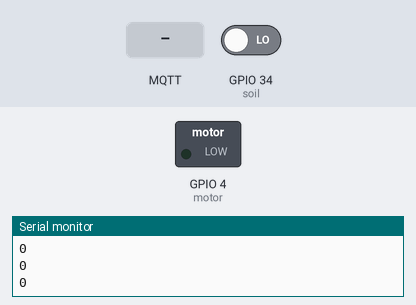
A sketch run on a simulated ESP32. On the bench: switched loads named in the sketch (green lamp = pin HIGH), the last lines printed to the serial monitor. The inputs (shaded band) are chosen by the test bench; at power-on: GPIO 34 (soil) LOW. WiFi joins after 1.5 s; servers stay silent unless stated; no MQTT or app messages arrive unless stated.

Above: at 3.2 s.
3.3 s: GPIO 34 (soil) driven HIGH
At 4.7 s:
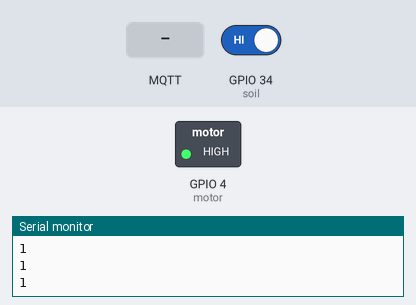
6.5 s: MQTT message "Off" arrives on the first subscribed topic
At 7.3 s:
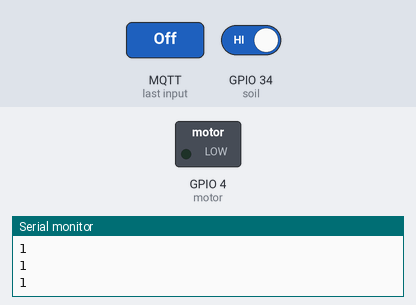
Timing chart, 0 to 9.5 s (numbered marks = the images above; inputs shaded):
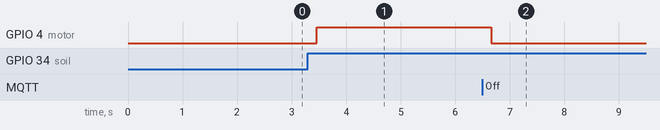

Measured:
- after the input at 3.3 s, GPIO 4 (motor): LOW → HIGH after 0.16 s
- after the input at 6.5 s, GPIO 4 (motor): HIGH → LOW after 0.16 s

The sketch:

SOIL_MOISTURE.ino
```cpp
#include <WiFi.h>
#include <PubSubClient.h>

#define soil 34
#define motor 4

const char* ssid = "iot1";
const char* password =  "iot123456";
const char* mqtt_server = "broker.emqx.io";
const int mqtt_port = 1883;

String valstring="";

bool mnl = false;
bool st = true;

WiFiClient esp1234;
PubSubClient client(esp1234);

void setup()
{
  pinMode(soil,INPUT);
  pinMode(motor,OUTPUT);
  Serial.begin(9600);
  WiFi.begin(ssid, password);
  Serial.print(WiFi.status());
  Serial.println(WiFi.SSID());

  while (WiFi.status() != WL_CONNECTED)
  {
    delay(1000);
    Serial.println("Connecting to WiFi..");
  }
  Serial.print("Connected to WiFi :");
  Serial.println(WiFi.SSID());
  client.setServer(mqtt_server, mqtt_port);
  client.setCallback(MQTTcallback);
  while (!client.connected())
  {
    Serial.println("Connecting to MQTT...");
    if (client.connect("Client24567"))
    {
      Serial.println("connected");
    }
    else
    {
      Serial.print("failed with state ");
      Serial.println(client.state());
      delay(2000);
    }
  }
  Serial.print("Before");
  client.subscribe("esp/mtr");
  Serial.print("After");
}

void MQTTcallback(char* topic, byte* payload, unsigned int length)
{
  Serial.print("Message received in topic: ");
  Serial.println(topic);
  Serial.print("Message:");
  String message;

  for (int i = 0; i < length; i++) {
    message += (char)payload[i];
  }
  Serial.println(message);

  if (message == "On"){
    mnl = true;
    digitalWrite(motor,HIGH);
    Serial.println("PUMP ON");
    client.publish("esp/mst","ON");
  }
  if (message == "Off"){
     mnl = false;
     digitalWrite(motor, LOW);
     Serial.println("PUMP OFF");
     client.publish("esp/mst","OFF");
  }
}

void loop()
{
  int val = digitalRead(soil);
  valstring = String(val);
  Serial.println(valstring);

  if(mnl == false){
    if(val==1){
      if(st==true){

        client.publish("esp/soil","Dry");
        digitalWrite(motor,HIGH);
        Serial.println("PUMP ON");
        client.publish("esp/mst","ON");
        st = false;

      }

    }
    else if(val==0){
      if(st==false){
        client.publish("esp/soil","Wet");
        digitalWrite(motor, LOW);
        Serial.println("PUMP OFF");
        client.publish("esp/mst","OFF");
        st = true;
      }

    }

  }

  client.loop();
  delay(200);
}
```
